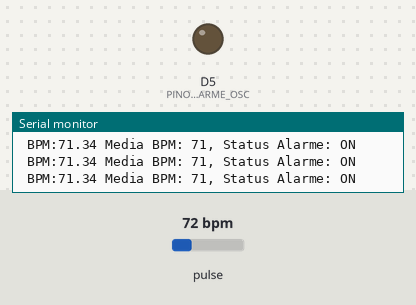
The sketch below on a simulated ESP8266 (Wemos D1 mini). Shown: output pins drawn as LEDs (lit = HIGH), the last lines printed to the serial monitor. Inputs (shaded band) come from the test bench; at power-on: pulse 72 bpm.

Above: at 4.2 s.
4.3 s: pulse set to 69 bpm
At 6.2 s:
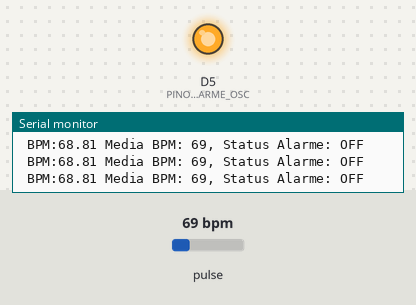
6.5 s: pulse set to 100 bpm
At 7.7 s:
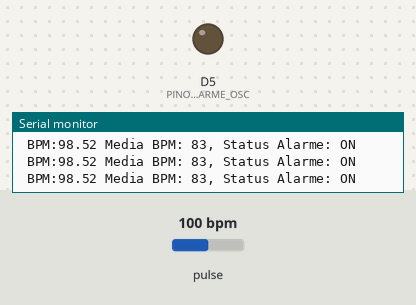
8.0 s: pulse set to 65 bpm
11.0 s: pulse set to 61 bpm
Timing chart, 0 to 14.0 s (numbered marks = the images above; inputs shaded):
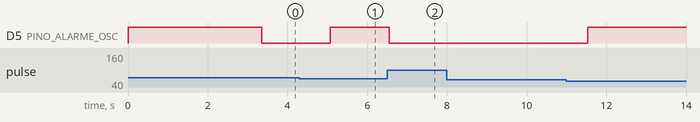

The sketch:

Arduino_code.ino
```cpp
#include <Wire.h>
#include "MAX30105.h" // A lib chama o header de 30105, mas funciona para o 30102
#include "heartRate.h"

MAX30105 particleSensor;

// --- Configuração dos Pinos ---
// Defina aqui onde você conectará o fio que vai para o transistor Q1 (Oscilador 1)
const int PINO_ALARME_OSC = D5;

// Defina aqui onde ficará o botão (conecte um lado no pino e outro no GND)
const int PINO_BOTAO = D3;

// --- Variáveis de Controle ---
const byte RATE_SIZE = 4; // Quantidade de leituras para fazer a média
byte rates[RATE_SIZE]; // Array de batimentos
byte rateSpot = 0;
long lastBeat = 0; // Momento do último batimento

float beatsPerMinute;
int beatAvg;

// Limite de batimento para disparar alarme (ex: 100 BPM para teste, ajuste para idoso)
const int LIMITE_BPM = 70;

// Controle de Estado do Alarme
bool alarmeAtivo = false;    // Se o alarme deveria estar tocando
bool alarmeSilenciado = false; // Se o cuidador apertou o botão

void setup() {
  Serial.begin(115200);
  Serial.println("Inicializando Monitor Cardíaco...");

  // Inicializa Sensor
  // Tenta usar a Wire padrão (D1=SCL, D2=SDA no Wemos)
  if (!particleSensor.begin(Wire, I2C_SPEED_FAST)) {
    Serial.println("MAX30102 não encontrado. Verifique a fiação (SDA=D2, SCL=D1).");
    while (1);
  }

  // Configurações do sensor (brilho do LED, média de amostras, etc)
  particleSensor.setup();
  particleSensor.setPulseAmplitudeRed(0x0A); // Baixo para evitar leitura falsa
  particleSensor.setPulseAmplitudeGreen(0); // Desliga LED verde

  // Configuração dos Pinos de Saída e Entrada
  pinMode(PINO_ALARME_OSC, OUTPUT);
  pinMode(PINO_BOTAO, INPUT_PULLUP); // Usa resistor interno. Botão pressionado = LOW

  // Estado inicial do Alarme: SILÊNCIO
  // Conforme o PDF: Nível Lógico 1 (HIGH) satura transistor e aterra o 555 (desliga som)
  digitalWrite(PINO_ALARME_OSC, HIGH);
}

void loop() {
  long irValue = particleSensor.getIR();

  // Verifica se há um dedo no sensor (valor IR muito baixo indica ausência)
  if (irValue < 50000) {
    beatsPerMinute = 0;
    beatAvg = 0;
    // Sem dedo, reseta estados e garante silêncio
    digitalWrite(PINO_ALARME_OSC, HIGH);
    alarmeSilenciado = false;
    Serial.println("Nenhum dedo detectado");
  }
  else {
    // Detecta batimento
    if (checkForBeat(irValue) == true) {
      long delta = millis() - lastBeat;
      lastBeat = millis();

      beatsPerMinute = 60 / (delta / 1000.0);

      if (beatsPerMinute < 255 && beatsPerMinute > 20) {
        rates[rateSpot++] = (byte)beatsPerMinute; // Adiciona ao array
        rateSpot %= RATE_SIZE; // Cicla o índice

        // Tira a média
        beatAvg = 0;
        for (byte x = 0 ; x < RATE_SIZE ; x++)
          beatAvg += rates[x];
        beatAvg /= RATE_SIZE;
      }
    }

    // Mostra no Serial Plotter/Monitor [cite: 28]
    // Serial.print("IR: "); Serial.print(irValue);
    Serial.print(" BPM:"); Serial.print(beatsPerMinute);
    Serial.print(" Media BPM: "); Serial.print(beatAvg);
    Serial.print(", Status Alarme: "); Serial.println(alarmeAtivo ? "ON" : "OFF");

    // --- LÓGICA DO ALARME ---

    // 1. Verifica se passou do limite
    if (beatAvg > LIMITE_BPM) {
      alarmeAtivo = true;
    } else {
      alarmeAtivo = false;
      alarmeSilenciado = false; // Reseta o silêncio se o batimento normalizar
    }

    // 2. Verifica Botão (Cuidador)
    // Se botão pressionado (LOW), silencia o alarme atual
    if (digitalRead(PINO_BOTAO) == LOW && alarmeAtivo) {
       alarmeSilenciado = true;
       Serial.println("ALARME SILENCIADO PELO CUIDADOR");
       delay(500); // Debounce simples
    }

    // 3. Atuação Física no Pino (Baseado na lógica invertida do PDF)
    if (alarmeAtivo && !alarmeSilenciado) {
       // Alarme deve tocar -> Saída LOW (0V) para permitir oscilação
       digitalWrite(PINO_ALARME_OSC, LOW);
    } else {
       // Alarme mudo -> Saída HIGH (5V/3.3V) para travar oscilação
       digitalWrite(PINO_ALARME_OSC, HIGH);
    }
  }
}
```

Measured:
- the behaviour switches between 72 and 71 bpm on pulse (found by bisection; images 0 and 1)
- after the input at 4.3 s, D5 (PINO_ALARME_OSC): LOW → HIGH after 0.77 s
- after the input at 6.5 s, D5 (PINO_ALARME_OSC): HIGH → LOW after 0.05 s
